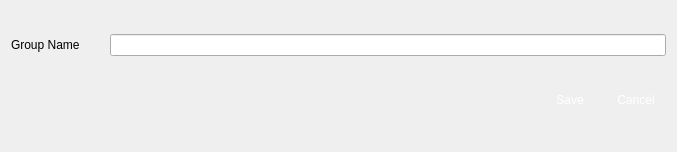
<?xml version="1.0" encoding="UTF-8"?>
<ui version="4.0">
 <class>VSCIPCGroupConf</class>
 <widget class="QDialog" name="VSCIPCGroupConf">
  <property name="geometry">
   <rect>
    <x>0</x>
    <y>0</y>
    <width>677</width>
    <height>152</height>
   </rect>
  </property>
  <property name="windowTitle">
   <string>Camera Group Configuration</string>
  </property>
  <property name="windowIcon">
   <iconset resource="vscmainwindows.qrc">
    <normaloff>:/logo/resources/vscsmall.png</normaloff>:/logo/resources/vscsmall.png</iconset>
  </property>
  <property name="modal">
   <bool>true</bool>
  </property>
  <layout class="QVBoxLayout" name="verticalLayout">
   <item>
    <layout class="QHBoxLayout" name="horizontalLayout">
     <property name="spacing">
      <number>30</number>
     </property>
     <item>
      <widget class="QLabel" name="label">
       <property name="styleSheet">
        <string notr="true">font: 12pt &quot;Arial&quot;;</string>
       </property>
       <property name="text">
        <string>Group Name</string>
       </property>
      </widget>
     </item>
     <item>
      <widget class="QLineEdit" name="lineEditName">
       <property name="styleSheet">
        <string notr="true">font: 12pt &quot;Arial&quot;;</string>
       </property>
      </widget>
     </item>
    </layout>
   </item>
   <item>
    <layout class="QHBoxLayout" name="_2">
     <property name="spacing">
      <number>6</number>
     </property>
     <property name="leftMargin">
      <number>0</number>
     </property>
     <property name="topMargin">
      <number>0</number>
     </property>
     <property name="rightMargin">
      <number>0</number>
     </property>
     <property name="bottomMargin">
      <number>0</number>
     </property>
     <item>
      <spacer>
       <property name="orientation">
        <enum>Qt::Horizontal</enum>
       </property>
       <property name="sizeHint" stdset="0">
        <size>
         <width>131</width>
         <height>31</height>
        </size>
       </property>
      </spacer>
     </item>
     <item>
      <widget class="QPushButton" name="pbSave">
       <property name="minimumSize">
        <size>
         <width>60</width>
         <height>30</height>
        </size>
       </property>
       <property name="maximumSize">
        <size>
         <width>60</width>
         <height>30</height>
        </size>
       </property>
       <property name="styleSheet">
        <string notr="true">QPushButton { 
border:none;
color:white;
background-image: url(:/action/resources/button.png);}
QPushButton:hover {
	background-image: url(:/action/resources/buttonpress.png);}
QPushButton:pressed {
	background-image: url(:/action/resources/buttonpress.png);}
</string>
       </property>
       <property name="text">
        <string>Save</string>
       </property>
      </widget>
     </item>
     <item>
      <widget class="QPushButton" name="pbCancel">
       <property name="minimumSize">
        <size>
         <width>60</width>
         <height>30</height>
        </size>
       </property>
       <property name="maximumSize">
        <size>
         <width>60</width>
         <height>30</height>
        </size>
       </property>
       <property name="styleSheet">
        <string notr="true">QPushButton { 
border:none;
color:white;
background-image: url(:/action/resources/button.png);}
QPushButton:hover {
	background-image: url(:/action/resources/buttonpress.png);}
QPushButton:pressed {
	background-image: url(:/action/resources/buttonpress.png);}
</string>
       </property>
       <property name="text">
        <string>Cancel</string>
       </property>
      </widget>
     </item>
    </layout>
   </item>
  </layout>
 </widget>
 <resources>
  <include location="vscmainwindows.qrc"/>
 </resources>
 <connections>
  <connection>
   <sender>pbSave</sender>
   <signal>clicked()</signal>
   <receiver>VSCIPCGroupConf</receiver>
   <slot>accept()</slot>
   <hints>
    <hint type="sourcelabel">
     <x>278</x>
     <y>253</y>
    </hint>
    <hint type="destinationlabel">
     <x>96</x>
     <y>254</y>
    </hint>
   </hints>
  </connection>
  <connection>
   <sender>pbCancel</sender>
   <signal>clicked()</signal>
   <receiver>VSCIPCGroupConf</receiver>
   <slot>reject()</slot>
   <hints>
    <hint type="sourcelabel">
     <x>369</x>
     <y>253</y>
    </hint>
    <hint type="destinationlabel">
     <x>179</x>
     <y>282</y>
    </hint>
   </hints>
  </connection>
 </connections>
</ui>
